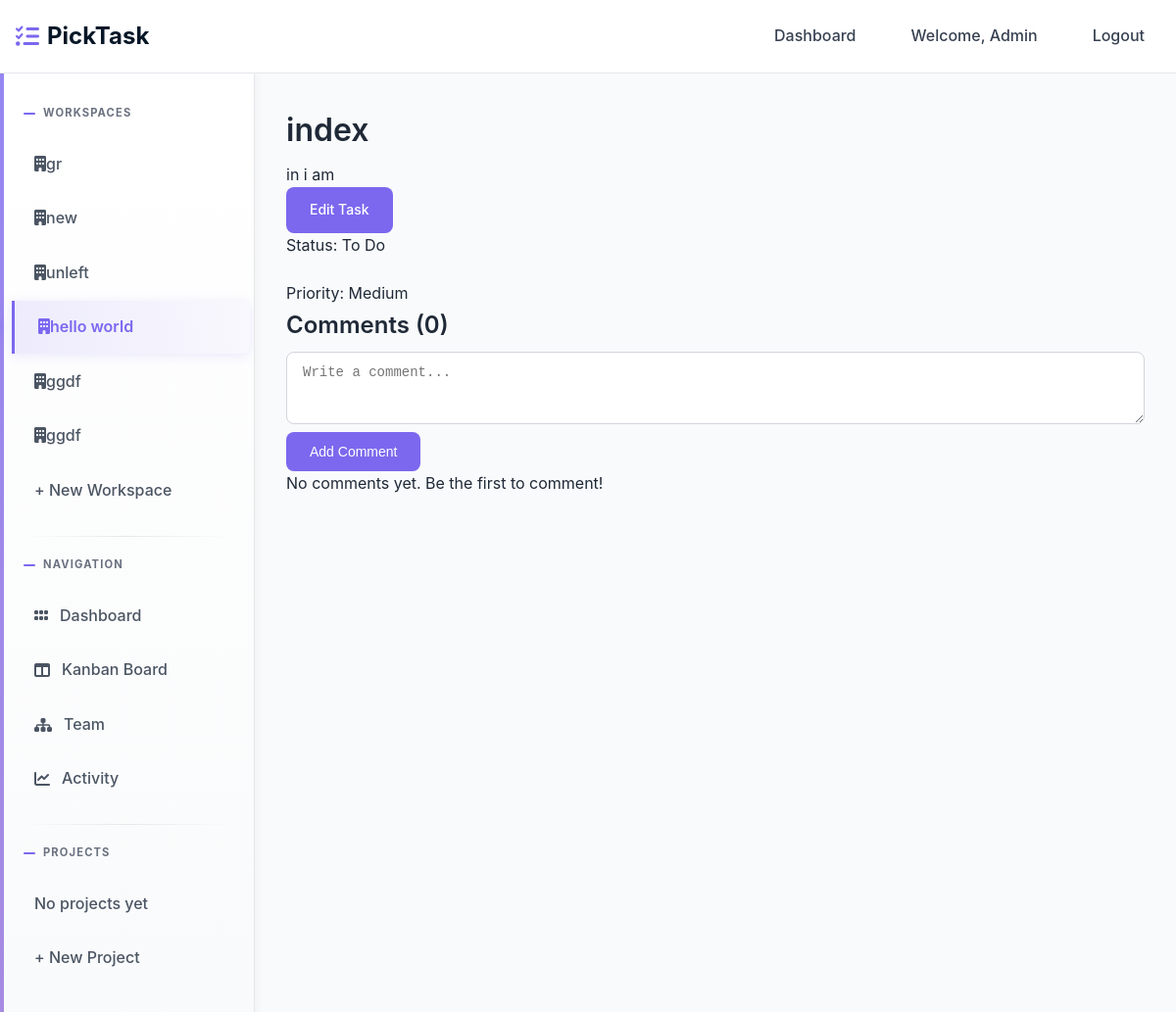
Page /task/10/ (signed in) on the earlier database version.
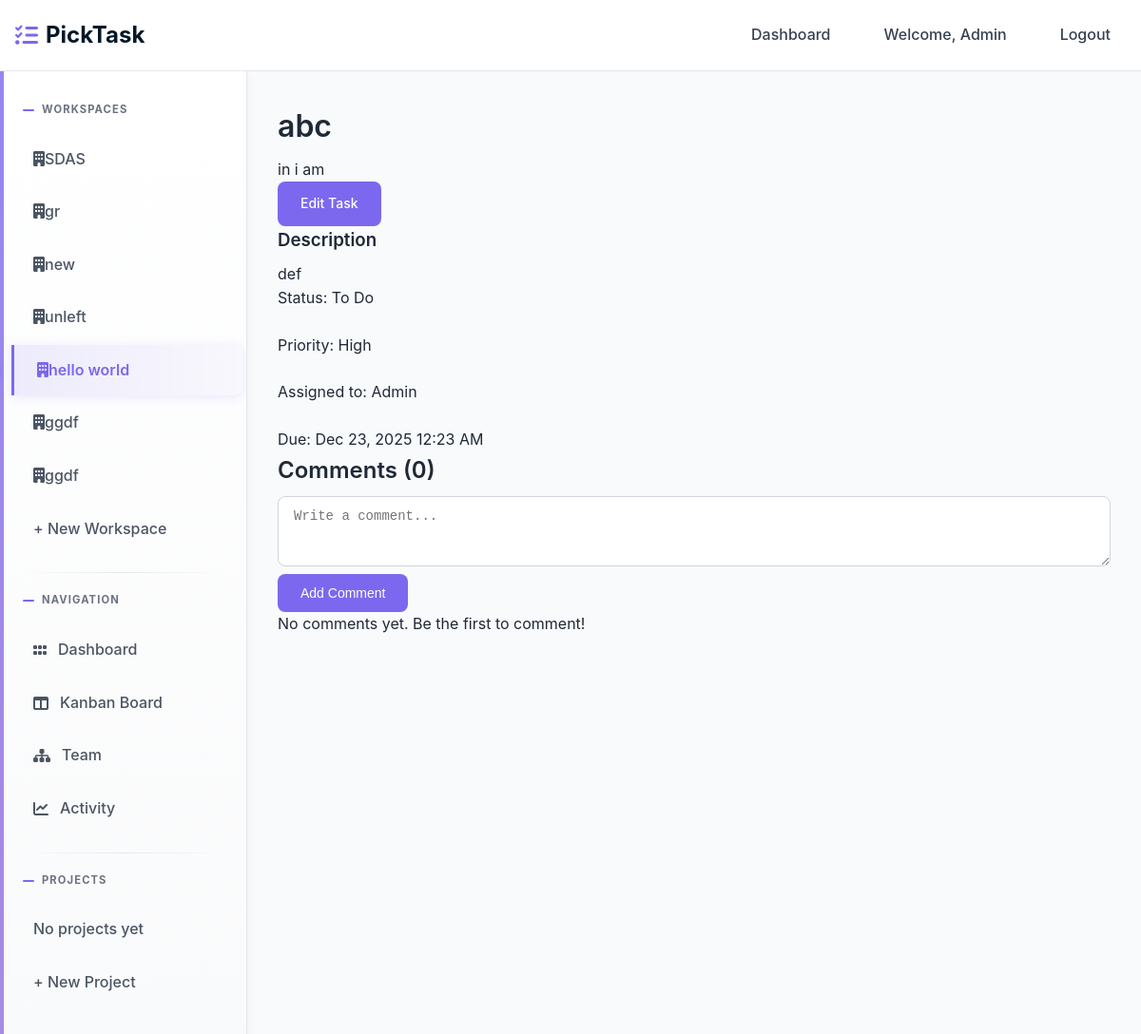
Same page on the later database version.
### home/models.py (models this page shows)
class User(AbstractUser):
    full_name = models.CharField(max_length=255, blank=True, null=True)
    created_at = models.DateTimeField(auto_now_add=True)

### workspace/models.py (models this page shows, shortened)
class Membership(models.Model):
    ROLE_CHOICES = [
        ('admin', 'Admin'),
        ('member', 'Member'),
    ]
    user = models.ForeignKey(settings.AUTH_USER_MODEL, on_delete=models.CASCADE, related_name='memberships')
    workspace = models.ForeignKey(Workspace, on_delete=models.CASCADE, related_name='memberships')
    role = models.CharField(max_length=20, choices=ROLE_CHOICES, default='member')
    joined_at = models.DateTimeField(auto_now_add=True)
    class Meta:
        unique_together = ['user', 'workspace']
        ordering = ['-joined_at']

class Workspace(models.Model):
    name = models.CharField(max_length=255)
    created_by = models.ForeignKey(settings.AUTH_USER_MODEL, on_delete=models.CASCADE, related_name='workspaces_created')
    created_at = models.DateTimeField(auto_now_add=True)
    class Meta:
        ordering = ['-created_at']

class Task(models.Model):
    STATUS_CHOICES = [
        ('todo', 'To Do'),
        ('in_progress', 'In Progress'),
        ('review', 'Review'),
        ('done', 'Done'),
    ]
    PRIORITY_CHOICES = [
        ('low', 'Low'),
        ('medium', 'Medium'),
        ('high', 'High'),
        ('urgent', 'Urgent'),
    ]
    title = models.CharField(max_length=255)
    description = models.TextField(blank=True, null=True)
    project = models.ForeignKey(Project, on_delete=models.CASCADE, related_name='tasks')
    assigned_to = models.ForeignKey(
        settings.AUTH_USER_MODEL,
        on_delete=models.SET_NULL,
        null=True,
        blank=True,
        related_name='assigned_tasks'
    )
    status = models.CharField(max_length=20, choices=STATUS_CHOICES, default='todo')
    priority = models.CharField(max_length=20, choices=PRIORITY_CHOICES, default='medium')
    due_date = models.DateTimeField(null=True, blank=True)
    created_by = models.ForeignKey(settings.AUTH_USER_MODEL, on_delete=models.CASCADE, related_name='tasks_created')
    created_at = models.DateTimeField(auto_now_add=True)
    updated_at = models.DateTimeField(auto_now=True)
    class Meta:
        ordering = ['-created_at']

class Project(models.Model):
    name = models.CharField(max_length=255)
    description = models.TextField(blank=True, null=True)
    workspace = models.ForeignKey(Workspace, on_delete=models.CASCADE, related_name='projects')
    created_by = models.ForeignKey(settings.AUTH_USER_MODEL, on_delete=models.CASCADE, related_name='projects_created')
    created_at = models.DateTimeField(auto_now_add=True)
    color = models.CharField(max_length=7, default='#3B82F6')  # Hex color
    class Meta:
        ordering = ['-created_at']

### task/views.py (the view, shortened to what this page needs)
# urls.py: path('<int:pk>/', views.TaskDetailView.as_view(), name='task-detail'),
@method_decorator(login_required, name='dispatch')
class TaskDetailView(DetailView):
    model = Task
    template_name = 'task/task_detail.html'
    context_object_name = 'task'
    def get_queryset(self):
        return Task.objects.filter(project__workspace__memberships__user=self.request.user)
    def get_context_data(self, **kwargs):
        context = super().get_context_data(**kwargs)
        task = self.get_object()
        context['workspace'] = task.project.workspace
        context['comment_form'] = CommentForm()
        context['comments'] = task.comments.select_related('author').all()
        return context

### workspace/forms.py
class CommentForm(forms.ModelForm):
    class Meta:
        model = Comment
        fields = ['content']
        widgets = {
            'content': forms.Textarea(attrs={
                'class': 'form-textarea w-full',
                'rows': 3,
                'placeholder': 'Write a comment...',
                'required': True
            }),
        }
        labels = {
            'content': ''
        }

### workspace/templatetags/priority_tags.py (called while the page is built)
@register.filter
def priority_color(priority):
    color_map = {
        'urgent': 'red',
        'high': 'red',
        'medium': 'yellow',
        'low': 'green'
    }
    return color_map.get(priority, 'gray')

### templates/task/task_detail.html (shortened to what this page needs)
{% extends 'base.html' %}
{% load priority_tags %}
{% block content %}
<div class="max-w-4xl mx-auto">
    <div class="flex justify-between items-start mb-6">
        <div>
            <h1 class="text-2xl font-bold">{{ task.title }}</h1>
            <p class="text-gray-600">in {{ task.project.name }}</p>
        </div>
        <a href="{% url 'task:edit-task' task.project.workspace.id task.id %}" class="btn btn-primary">
            Edit Task
        </a>
    </div>
    <div class="bg-white rounded-lg shadow p-6 mb-6">
        {% if task.description %}
            <div class="mb-4">
                <h3 class="font-semibold text-gray-700 mb-2">Description</h3>
                <p class="text-gray-800 whitespace-pre-line">{{ task.description }}</p>
            </div>
        {% endif %}
        <div class="grid grid-cols-1 md:grid-cols-2 gap-4 text-sm">
            <div>
                <span class="text-gray-500">Status:</span>
                <span class="ml-2 px-2 py-1 rounded bg-blue-100 text-blue-800">{{ task.get_status_display }}</span>
            </div>
            <div>
                <span class="text-gray-500">Priority:</span>
                <span class="ml-2 px-2 py-1 rounded bg-{{ task.priority|priority_color }}-100 text-{{ task.priority|priority_color }}-800">
                    {{ task.get_priority_display }}
                </span>
            </div>
            {% if task.assigned_to %}
            <div>
                <span class="text-gray-500">Assigned to:</span>
                <span class="ml-2 font-medium">{{ task.assigned_to.username }}</span>
            </div>
            {% endif %}
            {% if task.due_date %}
            <div>
                <span class="text-gray-500">Due:</span>
                <span class="ml-2 font-medium">{{ task.due_date|date:"M d, Y g:i A" }}</span>
            </div>
            {% endif %}
        </div>
    </div>
    <div class="mb-6">
        <h2 class="text-xl font-semibold mb-4">Comments ({{ comments|length }})</h2>
        <form method="post" class="mb-6">
            <div class="mb-3">
                {{ comment_form.content }}
            </div>
            <button type="submit" class="btn btn-primary">Add Comment</button>
        </form>
        {% if comments %}
            <div class="space-y-4">
                {% for comment in comments %}
                <div class="bg-gray-50 p-4 rounded-lg">
                    <div class="flex justify-between items-start mb-2">
                        <span class="font-medium">{{ comment.author.username }}</span>
                        <span class="text-xs text-gray-500">{{ comment.created_at|date:"M d, Y g:i A" }}</span>
                    </div>
                    <p class="text-gray-800 whitespace-pre-line">{{ comment.content }}</p>
                </div>
                {% endfor %}
            </div>
        {% else %}
            <p class="text-gray-500 italic">No comments yet. Be the first to comment!</p>
        {% endif %}
    </div>
</div>
{% endblock %}

### templates/base.html (shortened to what this page needs)
<!DOCTYPE html>
<html lang="en">
  <head>
    <link href="https://cdnjs.cloudflare.com/ajax/libs/font-awesome/6.0.0/css/all.min.css" rel="stylesheet">
  </head>
  <body>
    <nav class="navbar" id="navbar" role="navigation" aria-label="Main navigation">
      <div class="nav-container">
        <a href="{% url 'workspace:dashboard' %}" class="logo" aria-label="PickTask home">
          <i class="fas fa-tasks" aria-hidden="true"></i>
          PickTask
        </a>
        <div class="nav-links" id="nav-links">
          {% if user.is_authenticated %}
          <a href="{% url 'workspace:dashboard' %}" class="nav-link {% if request.resolver_match.url_name == 'dashboard' %}active{% endif %}">Dashboard</a>
          <span class="nav-link">Welcome, {{ user.username }}</span>
          <a href="{% url 'authentication:logout' %}" class="nav-link">Logout</a>
          {% else %}
          <a href="{% url 'authentication:login' %}" class="nav-link">Login</a>
          <a href="{% url 'authentication:register' %}" class="nav-link">Register</a>
          {% endif %}
        </div>
      </div>
    </nav>
    <div class="app-layout">
      {% if user.is_authenticated %}
      <aside class="sidebar">{% include 'partials/sidebar.html' %}</aside>
      {% endif %}
      <main class="main-content">
        {% block content %}{% endblock %}
      </main>
    </div>
  </body>
</html>

### templates/partials/sidebar.html
<div class="sidebar-section">
  <div class="sidebar-title">Workspaces</div>
  {% for membership in user.memberships.all %}
  <a
    href="{% url 'workspace:workspace-detail' membership.workspace.id %}"
    class="sidebar-link {% if current_workspace.id == membership.workspace.id %}active{% endif %}"
  >
    <span
      ><i class="fa-solid fa-building"></i>{{membership.workspace.name}}</span
    >
  </a>
  {% endfor %}
  <a
    href="{% url 'workspace:create-workspace' %}"
    class="sidebar-link {% if request.resolver_match.url_name == 'create-workspace' %}active{% endif %}"
  >
    + New Workspace
  </a>
</div>
{% if current_workspace %}
<div class="sidebar-section">
  <div class="sidebar-title">Navigation</div>
  <a
    href="{% url 'workspace:workspace-detail' current_workspace.id %}"
    class="sidebar-link {% if request.resolver_match.url_name == 'workspace-detail' %}active{% endif %}"
    ><i class="fa-solid fa-grip"></i>Dashboard
  </a>
  <a
    href="{% url 'kanban:kanban' current_workspace.id %}"
    class="sidebar-link {% if request.resolver_match.url_name == 'kanban' %}active{% endif %}"
    ><i class="fa-solid fa-table-columns"></i>Kanban Board
  </a>
  <a
    href="{% url 'team:team' current_workspace.id %}"
    class="sidebar-link {% if request.resolver_match.url_name == 'team' %}active{% endif %}"
    ><i class="fa-solid fa-sitemap"></i>Team
  </a>
  <a
    href="{% url 'activity:activity' current_workspace.id %}"
    class="sidebar-link {% if request.resolver_match.url_name == 'activity' %}active{% endif %}"
    ><i class="fa-solid fa-chart-line"></i>Activity
  </a>
</div>
<div class="sidebar-section">
  <div class="sidebar-title">Projects</div>
  {% for project in current_workspace.projects.all %}
  <a
    href="{% url 'kanban:kanban' current_workspace.id %}?project={{ project.id }}"
    class="sidebar-link"
    ><i class="fa-solid fa-list-check"></i>{{ project.name }}
  </a>
  {% empty %}
  <span class="sidebar-link text-muted">No projects yet</span>
  {% endfor %}
  <a
    href="{% url 'workspace:create-project' current_workspace.id %}"
    class="sidebar-link"
  >
    + New Project
  </a>
</div>
{% endif %}

Differences in the rows shown:
added Membership: workspace.name "SDAS"
changed Task "To Do": title "index" → "abc"; description (not shown) → "def"; priority "Medium" → "High"; assigned_to_id empty → 3 (drawn); assigned_to.username (not shown) → "Admin"; due_date (not shown) → "Dec 23, 2025 12:23 AM"
Other differences:
text now shown: "Description Assigned to: Due:"
